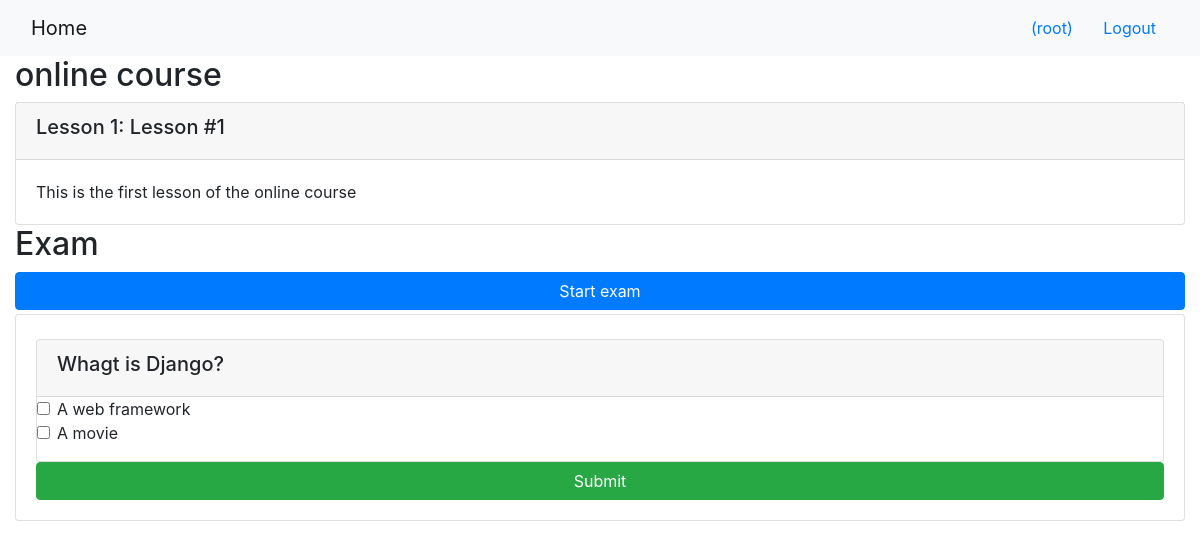
The page /onlinecourse/1/ (signed in) on the database as committed earlier.
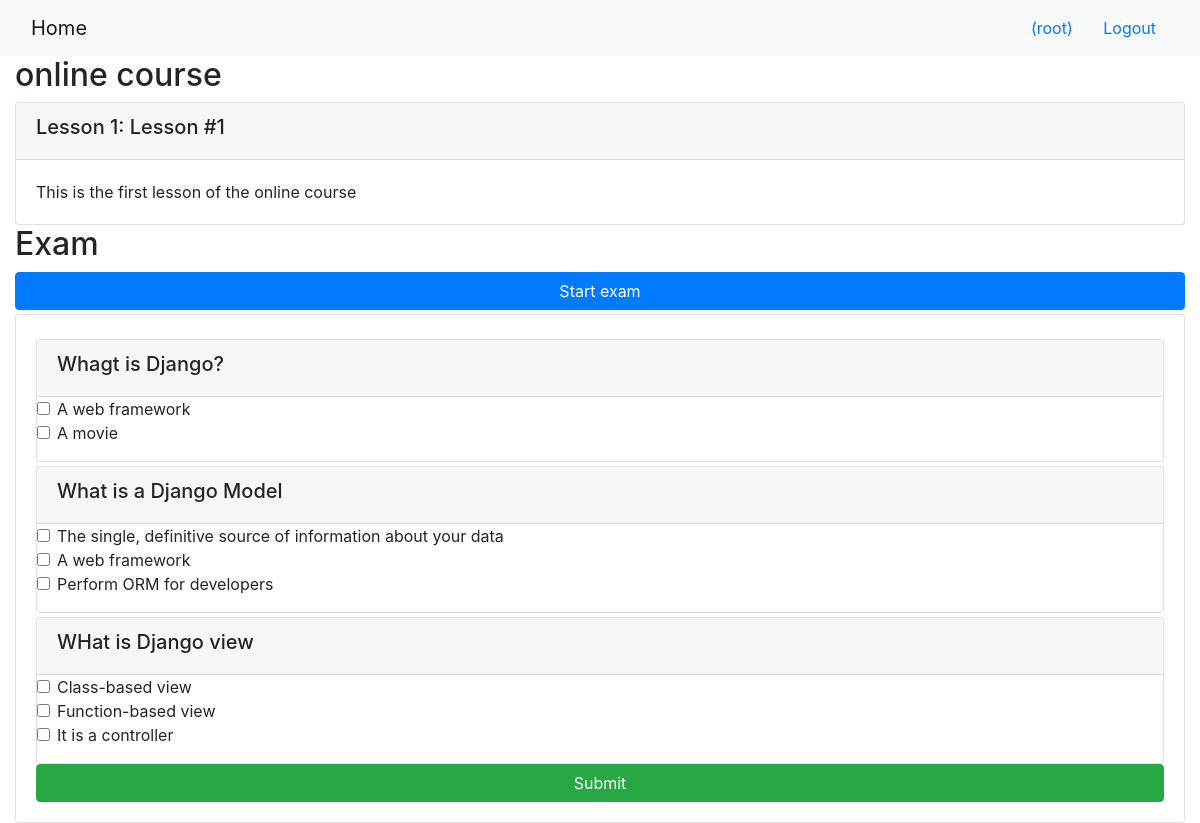
The same page on the database as committed later.
### onlinecourse/models.py (models this page shows, shortened)
class Course(models.Model):
    name = models.CharField(null=False, max_length=30, default='online course')
    image = models.ImageField(upload_to='course_images/')
    description = models.CharField(max_length=1000)
    pub_date = models.DateField(null=True)
    instructors = models.ManyToManyField(Instructor)
    users = models.ManyToManyField(settings.AUTH_USER_MODEL, through='Enrollment')
    total_enrollment = models.IntegerField(default=0)
    is_enrolled = False

class Lesson(models.Model):
    title = models.CharField(max_length=200, default="title")
    order = models.IntegerField(default=0)
    course = models.ForeignKey(Course, on_delete=models.CASCADE)
    content = models.TextField()

class Question(models.Model):
    course = models.ForeignKey(Course, on_delete = models.CASCADE)
    question = models.TextField()
    grade = models.FloatField()

class Choice(models.Model):
    question = models.ForeignKey(Question, on_delete = models.CASCADE)
    text = models.TextField()
    is_correct = models.BooleanField()

### onlinecourse/views.py (the view)
# urls.py: path('<int:pk>/', views.CourseDetailView.as_view(), name='course_details'),
class CourseDetailView(generic.DetailView):
    model = Course
    template_name = 'onlinecourse/course_detail_bootstrap.html'

### onlinecourse/templates/onlinecourse/course_detail_bootstrap.html (shortened to what this page needs)
<!DOCTYPE html>
<html lang="en">
<head>
    {% load static %}
    <link rel="stylesheet" href="https://maxcdn.bootstrapcdn.com/bootstrap/4.5.2/css/bootstrap.min.css">
</head>
<body>
    <nav class="navbar navbar-light bg-light">
        <div class="container-fluid">
            <div class="navbar-header">
                <a class="navbar-brand" href="{% url 'onlinecourse:index' %}">Home</a>
            </div>
            <ul class="nav navbar-nav navbar-right">
                {% if user.is_authenticated %}
                <li>
                    <a class="btn btn-link" href="#">{{ user.first_name }}({{ user.username }})</a>
                    <a class="btn btn-link" href="{% url 'onlinecourse:logout' %}">Logout</a>
                </li>
                {% endif %}
            </ul>
        </div>
    </nav>
    <div class="container-fluid">
        <h2>{{ course.name }}</h2>
        <div class="card-columns-vertical">
            {% for lesson in course.lesson_set.all %}
            <div class="card mt-1">
                <div class="card-header">
                    <h5>Lesson {{lesson.order|add:1}}: {{lesson.title}}</h5>
                </div>
                <div class="card-body">{{lesson.content}}</div>
            </div>
            {% endfor %}
        </div>
        {% if user.is_authenticated %}
        <h2>Exam</h2>
        <div class="card-columns-vertical">
            <button class="btn btn-primary btn-block" type="button" data-toggle="collapse" data-target="#exam"
                aria-expanded="false" aria-controls="collapseExample">
                Start exam
            </button>
            <div class="card mt-1" id="exam" class="collapse">
                <div class="card-body">
                    <form id="questionform" action="submit/" method="post">
                        {% for question in course.question_set.all %}
                        <div class="card mt-1">
                            <div class="card-header">
                                <h5>{{ question.question}}</h5>
                            </div>
                            <div class="form-group">
                                {% for choice in question.choice_set.all %}
                                <div class="form-check">
                                    <label class="form-check-label">
                                        <input type="checkbox" name="choice_{{choice.id}}" class="form-check-input"
                                            id="{{choice.id}}" value="{{choice.id}}">{{ choice.text }}
                                    </label>
                                </div>
                                {% endfor %}
                            </div>
                        </div>
                        {% endfor %}
                        <input class="btn btn-success btn-block" type="submit" value="Submit">
                    </form>
                </div>
            </div>
        </div>
        {% endif %}
    </div>
</body>
</html>

Rows that differ between the two databases and show on the page:
added Question: question "What is a Django Model"
added Choice: text "The single, definitive source of information about your data", shown under "What is a Django Model"
added Choice: text "A web framework", shown under "What is a Django Model"
added Choice: text "Perform ORM for developers", shown under "What is a Django Model"
added Question: question "WHat is Django view"
added Choice: text "Class-based view", shown under "WHat is Django view"
added Choice: text "Function-based view", shown under "WHat is Django view"
added Choice: text "It is a controller", shown under "WHat is Django view"
